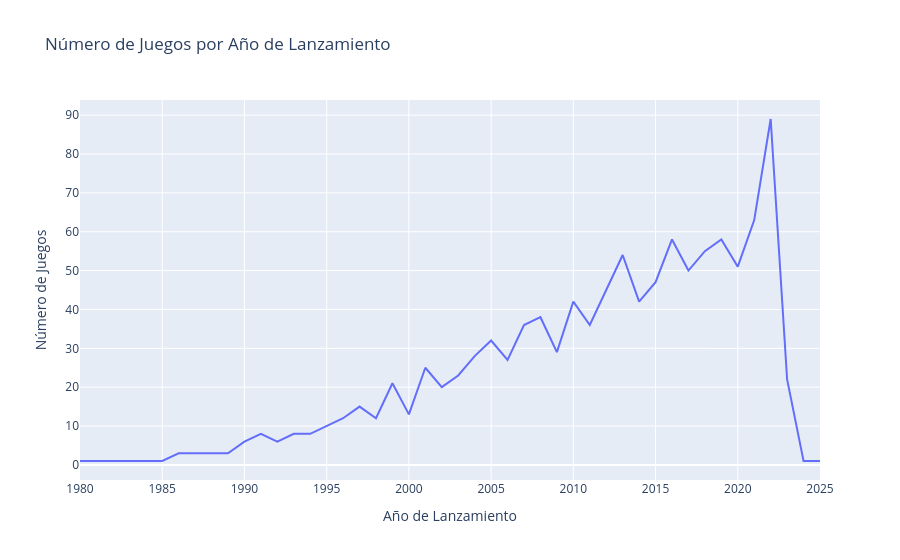

Here is the notebook cell this chart was saved with:
### Code cell
juegos_por_ano=juegos.groupby(juegos['fecha_de_lanzamiento'].dt.year)['titulo'].count().reset_index()
x = go.Scatter(x=juegos_por_ano['fecha_de_lanzamiento'], y=juegos_por_ano['titulo'], name='Número de Juegos por Año de Lanzamiento')
fig = go.Figure(data=[x])
fig.update_layout(title='Número de Juegos por Año de Lanzamiento', xaxis_title='Año de Lanzamiento', yaxis_title='Número de Juegos')

fig.show()

### Figure 1 — Plotly figure (JSON) as saved in the notebook; plotly's stock layout.template omitted (floating-point values rounded to 4 significant figures)
{"data": [{"name": "Número de Juegos por Año de Lanzamiento", "type": "scatter", "x": [1980, 1982, 1985, 1986, 1987, 1988, 1989, 1990, 1991, 1992, 1993, 1994, 1995, 1996, 1997, 1998, 1999, 2000, 2001, 2002, 2003, 2004, 2005, 2006, 2007, 2008, 2009, 2010, 2011, 2012, 2013, 2014, 2015, 2016, 2017, 2018, 2019, 2020, 2021, 2022, 2023, 2024, 2025], "y": [1, 1, 1, 3, 3, 3, 3, 6, 8, 6, 8, 8, 10, 12, 15, 12, 21, 13, 25, 20, 23, 28, 32, 27, 36, 38, 29, 42, 36, 45, 54, 42, 47, 58, 50, 55, 58, 51, 63, 89, 22, 1, 1]}], "layout": {"title": {"text": "Número de Juegos por Año de Lanzamiento"}, "xaxis": {"title": {"text": "Año de Lanzamiento"}}, "yaxis": {"title": {"text": "Número de Juegos"}}}}
